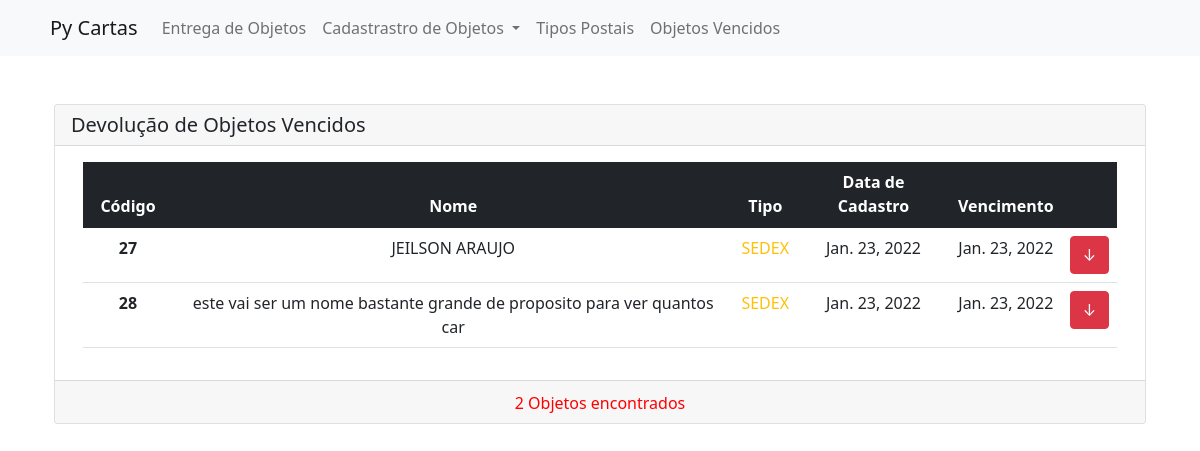
The app's page /objetos-vencidos/, older data.
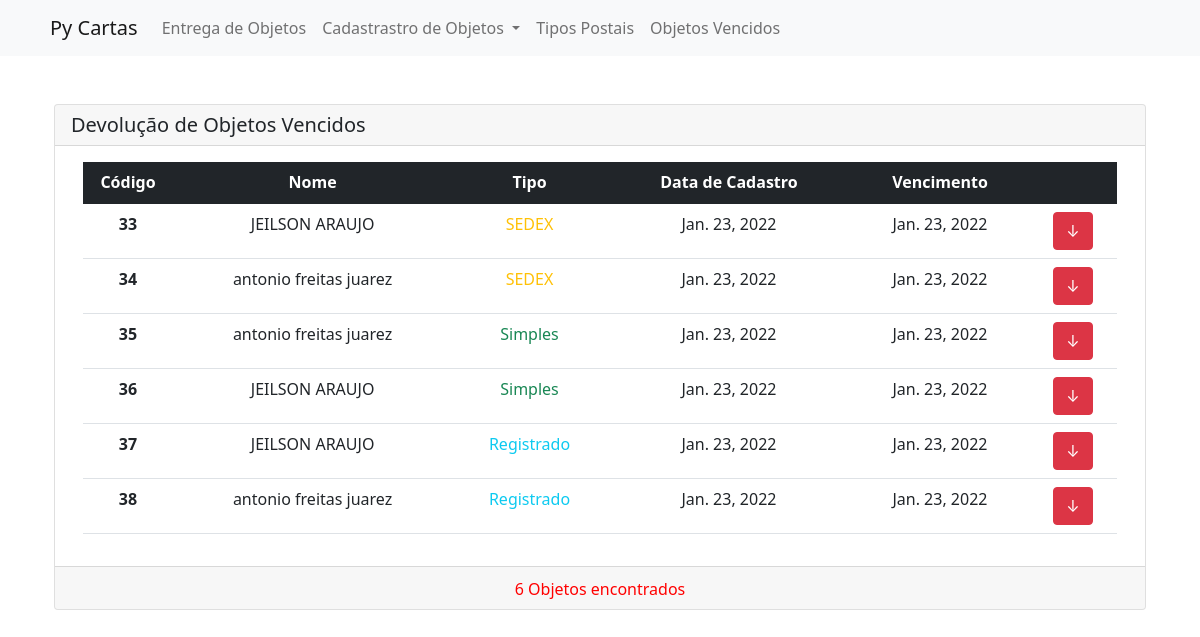
The same page, newer data.
### postal_manager/models.py (models this page shows, shortened)
class Objetos_db(models.Model):
    id = models.BigAutoField(primary_key=True)
    destinatario = models.CharField(max_length=70, verbose_name="Destinatário")
    data_inclusao = models.DateField(auto_now_add=True)
    classe_obj = models.ForeignKey(
        Tipos_postais_base, on_delete=models.PROTECT, verbose_name="Tipo"
    )

class Tipos_postais_base(models.Model):
    id = models.BigAutoField(primary_key=True)
    nome_tipo = models.CharField(max_length=30)
    prazo = models.IntegerField()

### postal_manager/views.py (the view)
# urls.py: path("objetos-vencidos/", Obj_vencidos.as_view(), name="obj_vencidos"),
class Obj_vencidos(ListView):
    model = Objetos_db
    template_name = "postal_manager/obj_vencidos.html"

### templates/postal_manager/obj_vencidos.html (shortened to what this page needs)
{% extends 'postal_manager/template.html' %}
{% block vazio %}
<div class="container" >
    <div class="card">
      <h5 class="card-header">Devolução de Objetos Vencidos</h5>
      <div class="card-body">
        <div class="container ">
          <table  class="table text-center table-hover table-responsive  container" id="tabble">
            <thead class="table-dark">
              <tr>
                <th scope="col" style="width: 90px;">C&oacutedigo</th>
                <th scope="col" >Nome</th>
                <th scope="col">Tipo</th>
                <th scope="col">Data de Cadastro</th>
                <th scope="col">Vencimento</th>
                <th scope="col" ></th>
              </tr>
            </thead>
            <tbody id="myTable">
                {% for lista in object_list %}
                <tr>
                    <th scope="row">{{lista.id}}</th>
                    <td>{{lista.destinatario}}</td>
                    {% if lista.classe_obj.nome_tipo == "SEDEX"%}
                        <td class="text-warning">
                    {% elif lista.classe_obj.nome_tipo == "PAC" %}
                        <td class="text-primary">
                    {% elif lista.classe_obj.nome_tipo == "Simples" %}
                        <td class="text-success">
                    {% elif lista.classe_obj.nome_tipo == "Registrado" %}
                            <td class="text-info">
                    {% endif %}{{lista.classe_obj.nome_tipo}}</td>
                    <td>{{lista.data_inclusao}}</td>
                    <td>{{lista.data_inclusao }}</td>
                    <td class="text-center"><a href="{% url 'entrega_objetos' %}{{lista.id}}/devolver" class="btn btn-danger " title="Entregar objdeto de {{lista.destinatario}}">↓</a></td>
                </tr>
                {% endfor %}
            </tbody>
          </table>
        </div>
        </div>
        <div class="card-footer text-center">
          <div class="container algin-middle">
            <div class="row align-middle">
                <div class="text-success align-middle">
                  <span id="mostrador-quantidade-objetos" class="align-middle  text-sm"></span>
                </div>
              </div>
            </div>
          </div>
        </div>
      </div>
    </div>
{% endblock %}

Row changes from the older to the newer data that the page shows:
removed Objetos_db: id "27", destinatario "JEILSON ARAUJO", classe_obj.nome_tipo "SEDEX", data_inclusao "Jan. 23, 2022"
removed Objetos_db: id "28", destinatario "este vai ser um nome bastante grande de proposito para ver quantos car", classe_obj.nome_tipo "SEDEX", data_inclusao "Jan. 23, 2022"
added Objetos_db: id "33", destinatario "JEILSON ARAUJO", classe_obj.nome_tipo "SEDEX", data_inclusao "Jan. 23, 2022"
added Objetos_db: id "34", destinatario "antonio freitas juarez", classe_obj.nome_tipo "SEDEX", data_inclusao "Jan. 23, 2022"
added Objetos_db: id "35", destinatario "antonio freitas juarez", classe_obj.nome_tipo "Simples", data_inclusao "Jan. 23, 2022"
added Objetos_db: id "36", destinatario "JEILSON ARAUJO", classe_obj.nome_tipo "Simples", data_inclusao "Jan. 23, 2022"
added Objetos_db: id "37", destinatario "JEILSON ARAUJO", classe_obj.nome_tipo "Registrado", data_inclusao "Jan. 23, 2022"
added Objetos_db: id "38", destinatario "antonio freitas juarez", classe_obj.nome_tipo "Registrado", data_inclusao "Jan. 23, 2022"
Text that changed along with them:
text written by a page script: "2 Objetos encontrados" → "6 Objetos encontrados"
